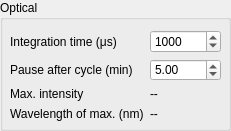
   <widget class="QGroupBox" name="optical_box">
    <property name="geometry">
     <rect>
      <x>10</x>
      <y>480</y>
      <width>231</width>
      <height>131</height>
     </rect>
    </property>
    <property name="title">
     <string>Optical</string>
    </property>
    <widget class="QWidget" name="gridLayoutWidget_3">
     <property name="geometry">
      <rect>
       <x>10</x>
       <y>30</y>
       <width>211</width>
       <height>91</height>
      </rect>
     </property>
     <layout class="QGridLayout" name="gridLayout_4">
      <item row="1" column="0">
       <widget class="QLabel" name="pause_spec_label">
        <property name="text">
         <string>Pause after cycle (min)</string>
        </property>
       </widget>
      </item>
      <item row="1" column="1">
       <widget class="QDoubleSpinBox" name="set_spec_pause">
        <property name="maximumSize">
         <size>
          <width>80</width>
          <height>16777215</height>
         </size>
        </property>
        <property name="toolTip">
         <string>Set the amount of time to pause (in minutes) between spectral acquisition if acquisition is occuring automatically during a pressure sequence.</string>
        </property>
        <property name="minimum">
         <double>0.000000000000000</double>
        </property>
        <property name="maximum">
         <double>100.000000000000000</double>
        </property>
        <property name="singleStep">
         <double>0.500000000000000</double>
        </property>
        <property name="value">
         <double>5.000000000000000</double>
        </property>
       </widget>
      </item>
      <item row="0" column="1">
       <widget class="QSpinBox" name="spec_int_time">
        <property name="maximumSize">
         <size>
          <width>80</width>
          <height>16777215</height>
         </size>
        </property>
        <property name="toolTip">
         <string>Set integration time of the Occean Optics USB4000 optical spectrometer in microseconds.</string>
        </property>
        <property name="minimum">
         <number>0</number>
        </property>
        <property name="maximum">
         <number>10000000</number>
        </property>
        <property name="singleStep">
         <number>1</number>
        </property>
        <property name="value">
         <number>1000</number>
        </property>
       </widget>
      </item>
      <item row="0" column="0">
       <widget class="QLabel" name="opt_int_time_label">
        <property name="text">
         <string>Integration time (μs)</string>
        </property>
       </widget>
      </item>
      <item row="2" column="0">
       <widget class="QLabel" name="max_intensity_label">
        <property name="text">
         <string>Max. intensity</string>
        </property>
       </widget>
      </item>
      <item row="2" column="1">
       <widget class="QLabel" name="max_intensity">
        <property name="toolTip">
         <string>Maximum intensity ofmost recent optical spectrum.</string>
        </property>
        <property name="text">
         <string>--</string>
        </property>
       </widget>
      </item>
      <item row="3" column="0">
       <widget class="QLabel" name="wavelength_label">
        <property name="text">
         <string>Wavelength of max. (nm)</string>
        </property>
       </widget>
      </item>
      <item row="3" column="1">
       <widget class="QLabel" name="wavelength_at_max">
        <property name="toolTip">
         <string>Wavelength of light at which maximum intensity of most recent optical spectrum was measured.</string>
        </property>
        <property name="text">
         <string>--</string>
        </property>
       </widget>
      </item>
     </layout>
    </widget>
   </widget>
